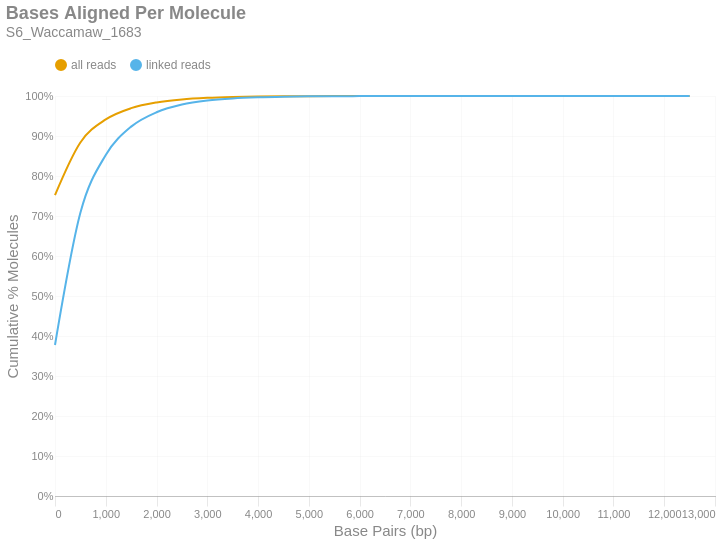

Source (notebook cell):
### Markdown cell above
### Bases Aligned Per Molecule
This is a cumulative frequency distribution showing the number of base pairs aligned per unique molecule. These data are shown in 500 bp bins. There are two distributions: one with `all reads` (yellow) and another with only `linked reads` (blue). The percent of molecules in the `linked reads` distribution is relative to the total number of linked molecules.

### Code cell
if SKIPLR:
    print_html(f"Skipped")
else:
    binned_df = consolidated_hist(valids['aligned_bp'], mask, 500, True)
    with SafeRender(binned_df):
        (
            density_plot(binned_df, 'Bases Aligned Per Molecule', samplename, 'basesper')
            .encode(
                x=alt.X('bin:Q', title="Base Pairs (bp)").axis(tickMinStep=500).scale(padding=0),
                y=alt.Y('value:Q', title='Cumulative % Molecules')
                    .axis(format='%')
                    .scale(domain = [0,1])
                    .stack(False),
                color=alt.Color("key:N").scale(domain = ["all reads", "linked reads"]),
                tooltip = [
                    alt.Tooltip("key:N", title = "Data Type"),
                    alt.Tooltip("range_label:N", title="Bases Aligned Per Molecule"),
                    alt.Tooltip("value:Q", format = ".2%", title="% Molecules (Cum.)")
                ]
            )
        ).display()

### Figure 1 — Vega-Lite specification as saved in the notebook (floating-point values rounded to 4 significant figures)
{"width": "container", "height": 400, "config": {"title": {"anchor": "start", "dy": -15, "fontSize": 18, "color": "#888888", "subtitleColor": "#888888", "subtitleFontSize": 14}, "arc": {"fill": "#0072B2"}, "axis": {"domainColor": "#888888", "domainWidth": 0.5, "gridWidth": 0.2, "grid": false, "titleFontWeight": 400, "titleFontSize": 15, "labelFontSize": 11, "labelColor": "#888888", "tickColor": "#888888", "tickWidth": 0.2, "titleColor": "#888888"}, "axisBand": {"grid": false}, "axisX": {"grid": true, "tickSize": 10, "domainCap": "round"}, "axisY": {"domain": false, "grid": true, "tickSize": 0, "domainCap": "round"}, "background": "transparent", "header": {"labelFontSize": 15, "labelColor": "#888888", "titleFontSize": 15, "titleFontWeight": 600, "titleColor": "#888888"}, "legend": {"labelFont": "sans-serif", "labelFontSize": 12, "labelColor": "#888888", "symbolSize": 100, "symbolType": "circle", "titleFontSize": 12, "titlePadding": 10, "titleColor": "#888888", "title": null, "orient": "top"}, "range": {"category": ["#E69F00", "#56B4E9", "#009E73", "#F0E442", "#0072B2", "#D55E00", "#CC79A7", "#000000"], "diverging": ["#cfe8f3", "#a2d4ec", "#73bfe2", "#46abdb", "#1696d2", "#12719e"]}, "area": {"fill": "#0072B2", "fillOpacity": 0.7, "line": true, "strokeOpacity": 0.7}, "line": {"color": "#0072B2", "stroke": "#0072B2", "strokeWidth": 2}, "trail": {"color": "#0072B2", "stroke": "#0072B2", "strokeWidth": 0, "size": 1}, "point": {"filled": true, "fillOpacity": 1.0, "size": 95}, "text": {"color": "#888888", "fontSize": 11, "align": "right", "fontWeight": 400, "size": 11}, "bar": {"fill": "#0072B2", "stroke": null}, "view": {"stroke": null, "continuousWidth": 660, "continuousHeight": 400}}, "data": {"name": "data-9e24ea71b74cc31c0d7ee8e1de4435ff"}, "mark": {"type": "line", "interpolate": "monotone", "point": {"opacity": 0, "size": 275}}, "encoding": {"color": {"field": "key", "scale": {"domain": ["all reads", "linked reads"]}, "type": "nominal"}, "tooltip": [{"field": "key", "title": "Data Type", "type": "nominal"}, {"field": "range_label", "title": "Bases Aligned Per Molecule", "type": "nominal"}, {"field": "value", "format": ".2%", "title": "% Molecules (Cum.)", "type": "quantitative"}], "x": {"axis": {"tickMinStep": 500}, "field": "bin", "scale": {"padding": 0}, "title": "Base Pairs (bp)", "type": "quantitative"}, "y": {"axis": {"format": "%"}, "field": "value", "scale": {"domain": [0, 1]}, "stack": false, "title": "Cumulative % Molecules", "type": "quantitative"}}, "params": [{"name": "param_c36ac31b6afebe62", "select": {"type": "point", "fields": ["key"]}, "bind": "legend"}], "title": {"text": "Bases Aligned Per Molecule", "subtitle": "S6_Waccamaw_1683"}, "transform": [{"fold": ["all reads (cumsum)", "linked reads (cumsum)"]}, {"calculate": "replace(datum.key, ' (cumsum)', '')", "as": "key"}, {"filter": {"param": "param_c36ac31b6afebe62"}}], "usermeta": {"embedOptions": {"downloadFileName": "S6_Waccamaw_1683.basesper"}}, "$schema": "https://vega.github.io/schema/vega-lite/v6.1.0.json", "datasets": {"data-9e24ea71b74cc31c0d7ee8e1de4435ff": [{"bin": "0.0", "interval": "0.0-500.0", "all reads": 0.7524, "linked reads": 0.3775, "all reads (cumsum)": 0.7524, "linked reads (cumsum)": 0.3775, "range_label": "0-499"}, {"bin": "500.0", "interval": "500.0-1000.0", "all reads": 0.1315, "linked reads": 0.3304, "all reads (cumsum)": 0.8839, "linked reads (cumsum)": 0.7079, "range_label": "500-999"}, {"bin": "1000.0", "interval": "1000.0-1500.0", "all reads": 0.05748, "linked reads": 0.1446, "all reads (cumsum)": 0.9414, "linked reads (cumsum)": 0.8525, "range_label": "1000-1499"}, {"bin": "1500.0", "interval": "1500.0-2000.0", "all reads": 0.0282, "linked reads": 0.07093, "all reads (cumsum)": 0.9696, "linked reads (cumsum)": 0.9234, "range_label": "1500-1999"}, {"bin": "2000.0", "interval": "2000.0-2500.0", "all reads": 0.01429, "linked reads": 0.03595, "all reads (cumsum)": 0.9839, "linked reads (cumsum)": 0.9594, "range_label": "2000-2499"}, {"bin": "2500.0", "interval": "2500.0-3000.0", "all reads": 0.007639, "linked reads": 0.01922, "all reads (cumsum)": 0.9915, "linked reads (cumsum)": 0.9786, "range_label": "2500-2999"}, {"bin": "3000.0", "interval": "3000.0-3500.0", "all reads": 0.003974, "linked reads": 0.009997, "all reads (cumsum)": 0.9955, "linked reads (cumsum)": 0.9886, "range_label": "3000-3499"}, {"bin": "3500.0", "interval": "3500.0-4000.0", "all reads": 0.002118, "linked reads": 0.005328, "all reads (cumsum)": 0.9976, "linked reads (cumsum)": 0.9939, "range_label": "3500-3999"}, {"bin": "4000.0", "interval": "4000.0-4500.0", "all reads": 0.001122, "linked reads": 0.002821, "all reads (cumsum)": 0.9987, "linked reads (cumsum)": 0.9968, "range_label": "4000-4499"}, {"bin": "4500.0", "interval": "4500.0-5000.0", "all reads": 0.0005915, "linked reads": 0.001488, "all reads (cumsum)": 0.9993, "linked reads (cumsum)": 0.9982, "range_label": "4500-4999"}, {"bin": "5000.0", "interval": "5000.0-5500.0", "all reads": 0.0003274, "linked reads": 0.0008237, "all reads (cumsum)": 0.9996, "linked reads (cumsum)": 0.9991, "range_label": "5000-5499"}, {"bin": "5500.0", "interval": "5500.0-6000.0", "all reads": 0.0001767, "linked reads": 0.0004446, "all reads (cumsum)": 0.9998, "linked reads (cumsum)": 0.9995, "range_label": "5500-5999"}, {"bin": "6000.0", "interval": "6000.0-6500.0", "all reads": 8.846e-05, "linked reads": 0.0002225, "all reads (cumsum)": 0.9999, "linked reads (cumsum)": 0.9997, "range_label": "6000-6499"}, {"bin": "6500.0", "interval": "6500.0-7000.0", "all reads": 5.011e-05, "linked reads": 0.0001261, "all reads (cumsum)": 0.9999, "linked reads (cumsum)": 0.9999, "range_label": "6500-6999"}, {"bin": "7000.0", "interval": "7000.0-7500.0", "all reads": 2.695e-05, "linked reads": 6.78e-05, "all reads (cumsum)": 1.0, "linked reads (cumsum)": 0.9999, "range_label": "7000-7499"}, {"bin": "7500.0", "interval": "7500.0-8000.0", "all reads": 1.248e-05, "linked reads": 3.14e-05, "all reads (cumsum)": 1.0, "linked reads (cumsum)": 1.0, "range_label": "7500-7999"}, {"bin": "8000.0", "interval": "8000.0-8500.0", "all reads": 8.321e-06, "linked reads": 2.093e-05, "all reads (cumsum)": 1.0, "linked reads (cumsum)": 1.0, "range_label": "8000-8499"}, {"bin": "8500.0", "interval": "8500.0-9000.0", "all reads": 4.884e-06, "linked reads": 1.229e-05, "all reads (cumsum)": 1.0, "linked reads (cumsum)": 1.0, "range_label": "8500-8999"}, {"bin": "9000.0", "interval": "9000.0-9500.0", "all reads": 1.447e-06, "linked reads": 3.64e-06, "all reads (cumsum)": 1.0, "linked reads (cumsum)": 1.0, "range_label": "9000-9499"}, {"bin": "9500.0", "interval": "9500.0-10000.0", "all reads": 1.266e-06, "linked reads": 3.185e-06, "all reads (cumsum)": 1.0, "linked reads (cumsum)": 1.0, "range_label": "9500-9999"}, {"bin": "10000.0", "interval": "10000.0-10500.0", "all reads": 9.045e-07, "linked reads": 2.275e-06, "all reads (cumsum)": 1.0, "linked reads (cumsum)": 1.0, "range_label": "10000-10499"}, {"bin": "10500.0", "interval": "10500.0-11000.0", "all reads": 3.618e-07, "linked reads": 9.101e-07, "all reads (cumsum)": 1.0, "linked reads (cumsum)": 1.0, "range_label": "10500-10999"}, {"bin": "11000.0", "interval": "11000.0-11500.0", "all reads": 1.809e-07, "linked reads": 4.551e-07, "all reads (cumsum)": 1.0, "linked reads (cumsum)": 1.0, "range_label": "11000-11499"}, {"bin": "11500.0", "interval": "11500.0-12000.0", "all reads": 0.0, "linked reads": 0.0, "all reads (cumsum)": 1.0, "linked reads (cumsum)": 1.0, "range_label": "11500-11999"}, {"bin": "12000.0", "interval": "12000.0-12500.0", "all reads": 0.0, "linked reads": 0.0, "all reads (cumsum)": 1.0, "linked reads (cumsum)": 1.0, "range_label": "12000-12499"}, {"bin": "12500.0", "interval": "12500.0-13000.0", "all reads": 1.809e-07, "linked reads": 4.551e-07, "all reads (cumsum)": 1.0, "linked reads (cumsum)": 1.0, "range_label": "12500-12999"}]}}
